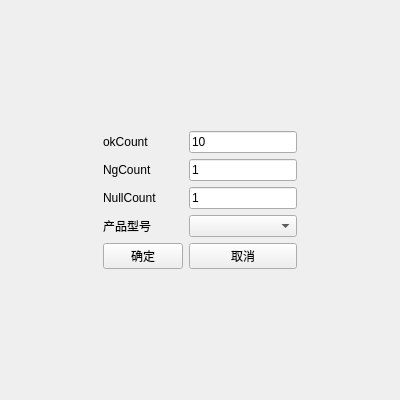
<?xml version="1.0" encoding="UTF-8"?>
<ui version="4.0">
 <class>DatabaseDemo01AddDetectLogWidget</class>
 <widget class="QWidget" name="DatabaseDemo01AddDetectLogWidget">
  <property name="geometry">
   <rect>
    <x>0</x>
    <y>0</y>
    <width>400</width>
    <height>400</height>
   </rect>
  </property>
  <property name="windowTitle">
   <string>DatabaseDemo01AddDetectLogWidget</string>
  </property>
  <layout class="QGridLayout" name="DatabaseDemo01AddDetectLogWidgetGridLayout">
   <property name="leftMargin">
    <number>0</number>
   </property>
   <property name="topMargin">
    <number>0</number>
   </property>
   <property name="rightMargin">
    <number>0</number>
   </property>
   <property name="bottomMargin">
    <number>0</number>
   </property>
   <property name="spacing">
    <number>10</number>
   </property>
   <item row="0" column="0">
    <widget class="QWidget" name="rootWidget" native="true">
     <layout class="QGridLayout" name="gridLayout">
      <item row="1" column="1">
       <widget class="QLabel" name="okCountLabel">
        <property name="text">
         <string>okCount</string>
        </property>
       </widget>
      </item>
      <item row="6" column="1">
       <spacer name="verticalSpacer">
        <property name="orientation">
         <enum>Qt::Vertical</enum>
        </property>
        <property name="sizeHint" stdset="0">
         <size>
          <width>20</width>
          <height>40</height>
         </size>
        </property>
       </spacer>
      </item>
      <item row="2" column="1">
       <widget class="QLabel" name="ngCountLabel">
        <property name="text">
         <string>NgCount</string>
        </property>
       </widget>
      </item>
      <item row="2" column="2">
       <widget class="QLineEdit" name="ngCountLineEdit">
        <property name="text">
         <string>1</string>
        </property>
       </widget>
      </item>
      <item row="1" column="2">
       <widget class="QLineEdit" name="okCountLineEdit">
        <property name="text">
         <string>10</string>
        </property>
       </widget>
      </item>
      <item row="3" column="1">
       <widget class="QLabel" name="nullCountLabel">
        <property name="text">
         <string>NullCount</string>
        </property>
       </widget>
      </item>
      <item row="3" column="2">
       <widget class="QLineEdit" name="nullCountLineEdit">
        <property name="text">
         <string>1</string>
        </property>
       </widget>
      </item>
      <item row="4" column="1">
       <widget class="QLabel" name="productTypeLabel">
        <property name="text">
         <string>产品型号</string>
        </property>
       </widget>
      </item>
      <item row="5" column="1">
       <widget class="QPushButton" name="confirmButton">
        <property name="text">
         <string>确定</string>
        </property>
       </widget>
      </item>
      <item row="4" column="2">
       <widget class="QComboBox" name="productTypeComboBox"/>
      </item>
      <item row="5" column="2">
       <widget class="QPushButton" name="cancelPushButton">
        <property name="text">
         <string>取消</string>
        </property>
       </widget>
      </item>
      <item row="1" column="3">
       <spacer name="horizontalSpacer_2">
        <property name="orientation">
         <enum>Qt::Horizontal</enum>
        </property>
        <property name="sizeHint" stdset="0">
         <size>
          <width>40</width>
          <height>20</height>
         </size>
        </property>
       </spacer>
      </item>
      <item row="1" column="0">
       <spacer name="horizontalSpacer">
        <property name="orientation">
         <enum>Qt::Horizontal</enum>
        </property>
        <property name="sizeHint" stdset="0">
         <size>
          <width>40</width>
          <height>20</height>
         </size>
        </property>
       </spacer>
      </item>
      <item row="0" column="1">
       <spacer name="verticalSpacer_2">
        <property name="orientation">
         <enum>Qt::Vertical</enum>
        </property>
        <property name="sizeHint" stdset="0">
         <size>
          <width>20</width>
          <height>40</height>
         </size>
        </property>
       </spacer>
      </item>
     </layout>
    </widget>
   </item>
  </layout>
 </widget>
 <layoutdefault spacing="6" margin="11"/>
 <resources/>
 <connections>
  <connection>
   <sender>confirmButton</sender>
   <signal>clicked()</signal>
   <receiver>DatabaseDemo01AddDetectLogWidget</receiver>
   <slot>confirmButtonClicked()</slot>
   <hints>
    <hint type="sourcelabel">
     <x>137</x>
     <y>254</y>
    </hint>
    <hint type="destinationlabel">
     <x>145</x>
     <y>-75</y>
    </hint>
   </hints>
  </connection>
  <connection>
   <sender>cancelPushButton</sender>
   <signal>clicked()</signal>
   <receiver>DatabaseDemo01AddDetectLogWidget</receiver>
   <slot>cancelButtonClicked()</slot>
   <hints>
    <hint type="sourcelabel">
     <x>216</x>
     <y>253</y>
    </hint>
    <hint type="destinationlabel">
     <x>254</x>
     <y>-56</y>
    </hint>
   </hints>
  </connection>
 </connections>
 <designerdata>
  <property name="gridDeltaX">
   <number>10</number>
  </property>
  <property name="gridDeltaY">
   <number>10</number>
  </property>
  <property name="gridSnapX">
   <bool>true</bool>
  </property>
  <property name="gridSnapY">
   <bool>true</bool>
  </property>
  <property name="gridVisible">
   <bool>true</bool>
  </property>
 </designerdata>
 <slots>
  <slot>confirmButtonClicked()</slot>
  <slot>cancelButtonClicked()</slot>
 </slots>
</ui>
